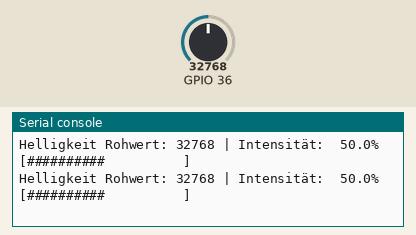
Simulated run of this program. Board: ESP32 board running MicroPython. Parts: the last lines printed to the serial console. The test bench sets the inputs (shaded band); at power-on: GPIO 36 = 32768 (analog values on the 0–65535 scale).

Above: at 1.2 s.
1.3 s: GPIO 36 set to 45874
At 2.7 s:
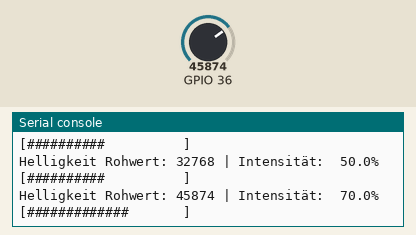
4.5 s: GPIO 36 set to 57670
At 5.8 s:
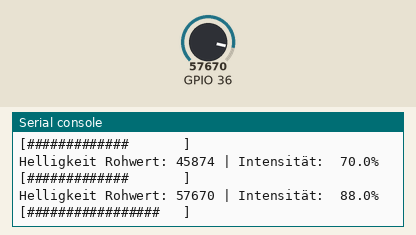
7.5 s: GPIO 36 set to 65535
At 8.7 s:
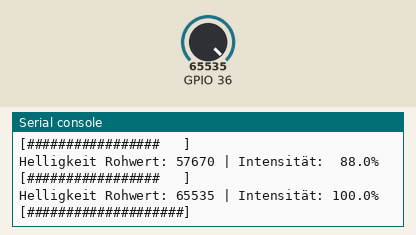
9.5 s: GPIO 36 set to 32767
At 10.8 s:
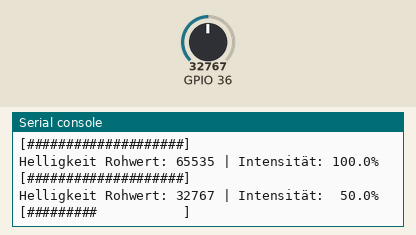
12.5 s: GPIO 36 set to 19660
At 13.8 s:
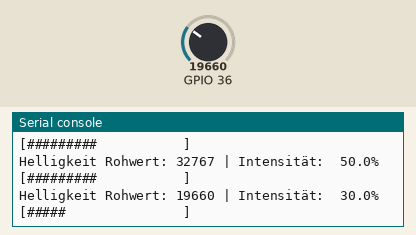
15.5 s: GPIO 36 set to 7864
At 16.8 s:
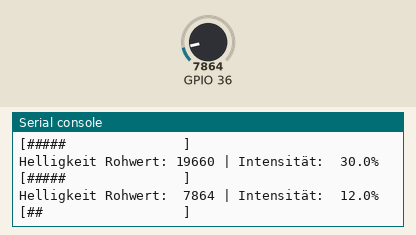
Timing chart, 0 to 18.5 s (numbered marks = the images above; inputs shaded):
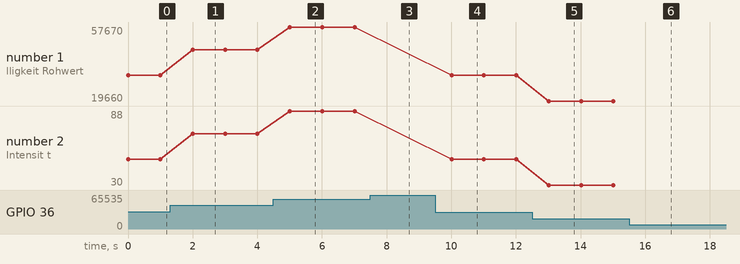

Measured:
- after the input at 1.3 s, the serial console: prints a new line after 0.70 s (image 1)
- after the input at 4.5 s, the serial console: prints a new line after 0.51 s (image 2)
- after the input at 7.5 s, the serial console: prints a new line after 0.51 s (image 3)
- after the input at 9.5 s, the serial console: prints a new line after 0.51 s (image 4)
- after the input at 12.5 s, the serial console: prints a new line after 0.51 s (image 5)
- after the input at 15.5 s, the serial console: prints a new line after 0.52 s (image 6)
- plotted number 1: 32768 → 45874 after the input at 1.3 s, 45874 → 57670 after the input at 4.5 s, 57670 → 32767 after the input at 9.5 s, 32767 → 19660 after the input at 12.5 s
- plotted number 2: 50 → 70 after the input at 1.3 s, 70 → 88 after the input at 4.5 s, 88 → 50 after the input at 9.5 s, 50 → 30 after the input at 12.5 s

The program:

temt6000.py
```python
import time

import machine


##==============================================================================
class TEMT6000:
    ##--------------------------------------------------------------------------
    def __init__(self, pin: machine.Pin) -> None:
        """Initialisiert den ADC-Eingang für den TEMT6000.

        Parameter
        ---------
        * adc_pin: GPIO mit ADC-Funktion

        Returns
        -------
        * None
        """
        ## ADC initialisieren
        self.adc = machine.ADC(pin)
        ## ADC.ATTN_11DB ermöglicht den vollen Messbereich bis ca. 3.1-3.3V
        self.adc.init(atten=machine.ADC.ATTN_11DB)

    ##--------------------------------------------------------------------------
    def get_measurement(self) -> tuple:
        """Liest Helligkeit als Rohwert und Prozentwert.

        Returns
        -------
        * tuple: (adc_raw_0_65535, percentage_0_100)
        """
        ## ADC-Rohwert lesen (0 - 65535); read_u16() ist die portable API,
        ## die auf ESP32 wie ESP32-S3 identisch funktioniert (read() ist deprecated)
        raw_value = self.adc.read_u16()
        ## In Prozent umrechnen
        percentage = (raw_value / 65535) * 100
        return raw_value, percentage


##******************************************************************************
##******************************************************************************
if __name__ == "__main__":

    import boardconfig

    print("Lese TEMT6000 Sensor...")
    adc_pin = boardconfig.get_adc_pin()
    sensor = TEMT6000(adc_pin)
    while True:
        try:
            val, perc = sensor.get_measurement()
            if val is not None:
                print(f"Helligkeit Rohwert: {val:5d} | Intensität: {perc:5.1f}%")
                ## Ein kleiner Balken zur Visualisierung
                bar = "#" * int(perc / 5)
                print(f"[{bar:20s}]")
            time.sleep(1)
        except KeyboardInterrupt:
            print("Messung beendet.")
```

boardconfig.py
```python
"""Lädt die boardspezifische Pinbelegung aus einer JSON-Datei.

Auswahl der Konfigurationsdatei:
1. Existiert eine Datei 'board.json' im Dateisystem, wird diese verwendet
   (manuelles Override, z.B. für Sonderaufbauten).
2. Ansonsten wird das Board automatisch über os.uname().machine erkannt
   und die passende Datei geladen:
   * ESP32-S3  -> board_esp32-s3-wroom-1.json
   * ESP32     -> board_esp-wroom-32.json

Es genügt also, beide JSON-Dateien zusammen mit den Skripten auf das
Board zu kopieren - die richtige wird beim Start automatisch gewählt.
"""

import json
import os

import machine

## Zuordnung: Erkennungsmuster in os.uname().machine -> Konfigurationsdatei
## Wichtig: "ESP32S3" muss VOR "ESP32" geprüft werden (Teilstring!)
_BOARD_FILES = (
    ("ESP32S3", "board_esp32-s3-wroom-1.json"),
    ("ESP32", "board_esp-wroom-32.json"),
)

## Manuelles Override: Wenn diese Datei existiert, wird sie bevorzugt geladen
_OVERRIDE_FILE = "board.json"

## Modulweiter Cache, damit die Datei nur einmal gelesen wird
_config = None


##------------------------------------------------------------------------------
def _find_config_file() -> str:
    """Ermittelt den Dateinamen der zu ladenden Board-Konfiguration.

    Returns
    -------
    * str: Dateiname der JSON-Konfiguration
    """
    ## 1) Manuelles Override
    try:
        os.stat(_OVERRIDE_FILE)
        return _OVERRIDE_FILE
    except OSError:
        pass

    ## 2) Automatische Board-Erkennung, z.B.
    ##    'ESP32 module with ESP32' oder
    ##    'Generic ESP32S3 module with octal SPIRAM with ESP32S3'
    machine_name = os.uname().machine.upper().replace("-", "").replace("_", "")
    for pattern, filename in _BOARD_FILES:
        if pattern in machine_name:
            return filename

    raise RuntimeError(f"Board nicht erkannt: {os.uname().machine}")


##------------------------------------------------------------------------------
def load() -> dict:
    """Lädt die Board-Konfiguration (mit Cache).

    Returns
    -------
    * dict: Konfigurations-Dictionary aus der JSON-Datei
    """
    global _config
    if _config is None:
        filename = _find_config_file()
        with open(filename) as f:
            _config = json.load(f)
        print(f"[BOARDCONFIG] '{filename}' geladen (Board: {_config.get('board')})")
    return _config


##------------------------------------------------------------------------------
def get_i2c() -> machine.I2C:
    """Erzeugt den konfigurierten I2C-Bus (SHT31 & RV-8263).

    Mit externen 10k-Widerständen kann 'pull=None' gesetzt werden, ansonsten
    ist der interne Pull-up hilfreich => zur Sicherheit interne Pull-ups an.
    freq=100000 (100kHz) ist sehr stabil für RTCs
    => Reduziere auf 50kHz, um Störung des DCF77-Empfangs zu minimieren.

    Returns
    -------
    * machine.I2C: Initialisierter I2C-Bus
    """
    cfg = load()["i2c"]
    sda_pin = machine.Pin(cfg["sda"], machine.Pin.IN, machine.Pin.PULL_UP)
    scl_pin = machine.Pin(cfg["scl"], machine.Pin.IN, machine.Pin.PULL_UP)
    return machine.I2C(cfg["id"], scl=scl_pin, sda=sda_pin, freq=cfg["freq"])


##------------------------------------------------------------------------------
def get_spi() -> machine.SPI:
    """Erzeugt den konfigurierten SPI-Bus (MAX7219 LED-Matrix).

    Baudraten-Empfehlung (Key 'baudrate' in der JSON-Datei):
    * 500 kHz für maximale Stabilität bei langen Kabeln oder vielen Modulen
    * 1 MHz für flüssigere Darstellung
    * 10 MHz für maximale Performance (nur bei sehr kurzen Kabeln stabil)

    Returns
    -------
    * machine.SPI: Initialisierter SPI-Bus
    """
    cfg = load()["spi"]
    return machine.SPI(
        cfg["id"],
        baudrate=cfg["baudrate"],
        polarity=0,
        phase=0,
        sck=machine.Pin(cfg["sck"]),
        mosi=machine.Pin(cfg["mosi"]),
    )


##------------------------------------------------------------------------------
def get_spi_cs() -> machine.Pin:
    """Erzeugt den Chip-Select-Pin des SPI-Busses.

    Returns
    -------
    * machine.Pin: CS-Pin als Ausgang
    """
    return machine.Pin(load()["spi"]["cs"], machine.Pin.OUT)


##------------------------------------------------------------------------------
def get_adc_pin() -> machine.Pin:
    """Erzeugt den ADC-Pin des TEMT6000-Helligkeitssensors.

    Returns
    -------
    * machine.Pin: ADC-fähiger Pin
    """
    return machine.Pin(load()["pins"]["temt6000_adc"])


##------------------------------------------------------------------------------
def get_dcf_pin() -> machine.Pin:
    """Erzeugt den Daten-Pin des DCF77-Empfängers.

    Returns
    -------
    * machine.Pin: Eingang mit Pull-up
    """
    return machine.Pin(load()["pins"]["dcf77_data"], machine.Pin.IN, machine.Pin.PULL_UP)


##------------------------------------------------------------------------------
def get_display_power_pin() -> "machine.Pin | None":
    """Erzeugt den Power-Control-Pin der LED-Matrix (optional).

    Returns
    -------
    * machine.Pin | None: Ausgang oder None, wenn nicht beschaltet (null in JSON)
    """
    pin_no = load()["pins"]["display_power"]
    return None if pin_no is None else machine.Pin(pin_no, machine.Pin.OUT)


##------------------------------------------------------------------------------
def get_status_led_pin() -> "machine.Pin | None":
    """Erzeugt den Pin der Status-LED (optional).

    Returns
    -------
    * machine.Pin | None: Ausgang oder None, wenn nicht vorhanden (null in JSON)
    """
    pin_no = load()["pins"]["status_led"]
    return None if pin_no is None else machine.Pin(pin_no, machine.Pin.OUT)


##******************************************************************************
##******************************************************************************
if __name__ == "__main__":
    cfg = load()
    print("Board:", cfg["board"])
    print("I2C:  ", cfg["i2c"])
    print("SPI:  ", cfg["spi"])
    print("Pins: ", cfg["pins"])
```
